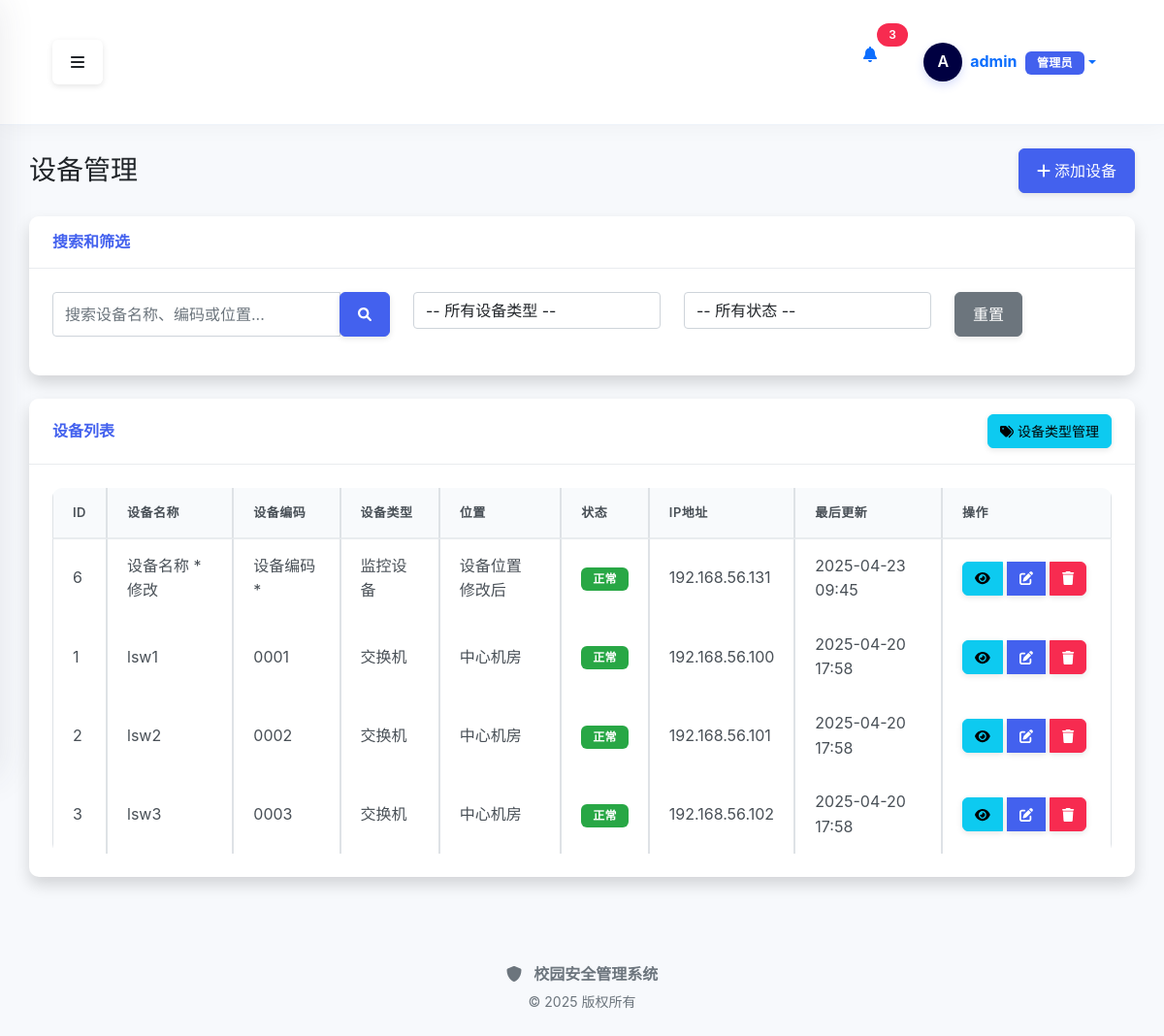
/device/ (signed in), run on the app's committed database.
### src/core/models.py (models this page shows, shortened)
class User(UserMixin, db.Model):
    __tablename__ = 'users'
    id = db.Column(db.Integer, primary_key=True)
    username = db.Column(db.String(64), unique=True, index=True, nullable=False)
    email = db.Column(db.String(120), unique=True, index=True, nullable=False)
    password_hash = db.Column(db.String(128), nullable=False)
    role_id = db.Column(db.Integer, db.ForeignKey('roles.id'))
    is_active = db.Column(db.Boolean, default=True)
    created_at = db.Column(db.DateTime, default=datetime.utcnow)
    updated_at = db.Column(db.DateTime, default=datetime.utcnow, onupdate=datetime.utcnow)
    role = db.relationship('Role', backref='users')
    @property
    def password(self):
        """密码不可读取"""
        raise AttributeError('密码不可读取')

### src/models/device.py (models this page shows, shortened)
class Device(BaseModel):
    __tablename__ = 'devices'
    __table_args__ = {'extend_existing': True}  # 确保可以扩展现有表
    id = db.Column(db.Integer, primary_key=True)
    name = db.Column(db.String(100), nullable=False)
    ip_address = db.Column(db.String(20), nullable=False)
    type_id = db.Column(db.Integer, db.ForeignKey('device_types.id'))
    location = db.Column(db.String(100))
    status = db.Column(db.String(20), default='正常')
    serial_number = db.Column(db.String(50), nullable=True)
    firmware_version = db.Column(db.String(50), nullable=True)
    device_code = db.Column(db.String(50), nullable=True, unique=True)
    mac_address = db.Column(db.String(20), nullable=True)
    manufacturer = db.Column(db.String(100), nullable=True)
    model = db.Column(db.String(100), nullable=True)
    purchase_date = db.Column(db.Date, nullable=True)
    warranty_period = db.Column(db.Integer, nullable=True)  # 保修期（月）
    notes = db.Column(db.Text, nullable=True)
    username = db.Column(db.String(50), default='admin', nullable=True)
    password = db.Column(db.String(100), default='admin123', nullable=True)
    port = db.Column(db.Integer, default=22, nullable=True)
    connection_protocol = db.Column(db.String(20), default='ssh', nullable=True)  # ssh, telnet, snmp

class DeviceType(BaseModel):
    __tablename__ = 'device_types'
    id = db.Column(db.Integer, primary_key=True)
    name = db.Column(db.String(50), nullable=False, unique=True)
    description = db.Column(db.String(200))
    devices = db.relationship('Device', backref='type', lazy=True)

### src/modules/device/routes.py (the view)
@device_bp.route('/')
@login_required
def index():
    page = request.args.get('page', 1, type=int)
    per_page = request.args.get('per_page', 10, type=int)
    search_query = request.args.get('search', '')
    device_type = request.args.get('type', '')
    status = request.args.get('status', '')
    query = Device.query
    if search_query:
        query = query.filter(
            (Device.name.like(f'%{search_query}%')) |
            (Device.device_code.like(f'%{search_query}%')) |
            (Device.location.like(f'%{search_query}%'))
        )
    if device_type:
        query = query.filter(Device.type_id == device_type)
    if status:
        query = query.filter(Device.status == status)
    query = query.options(joinedload(Device.type))
    pagination = query.order_by(desc(Device.updated_at)).paginate(
        page=page, per_page=per_page, error_out=False
    )
    devices = pagination.items
    device_types = DeviceType.query.all()
    status_options = db.session.query(Device.status).distinct().all()
    status_options = [status[0] for status in status_options if status[0]]  # 过滤掉空值
    if not status_options:
        status_options = ['正常', '维修中', '闲置', '报废']
    return render_template(
        'device/index.html',
        devices=devices,
        pagination=pagination,
        device_types=device_types,
        status_options=status_options,
        search_query=search_query,
        selected_type=device_type,
        selected_status=status
    )

### src/modules/policy/__init__.py (called while the page is built)
def init_app(app):
    app.register_blueprint(policy_bp)
    app.register_blueprint(policy_template_bp)
    app.register_blueprint(policy_deploy_bp)
    app.register_blueprint(policy_view_bp)
    global _template_directory_ensured
    if not _template_directory_ensured:
        from src.modules.policy.templates import ensure_template_directory
        ensure_template_directory()
        _template_directory_ensured = True
        app.logger.info("策略模板目录检查完成")
    @app.before_request
    def ensure_scheduler_running():
        from flask import g
        if not hasattr(g, 'scheduler_started'):
            with app.app_context():
                scheduler = get_scheduler()
                if scheduler.enabled and not scheduler.running:
                    scheduler.start()
            g.scheduler_started = True

### src/modules/policy/services/policy_sync_scheduler.py (called while the page is built)
def get_scheduler() -> PolicySyncScheduler:
    global _scheduler_instance
    if _scheduler_instance is None:
        _scheduler_instance = PolicySyncScheduler()
    return _scheduler_instance

### src/modules/device/templates/device/index.html (shortened to what this page needs)
{% extends "base.html" %}
{% block content %}
<div class="container-fluid">
    <div class="d-flex justify-content-between align-items-center mb-4">
        <h1 class="h3 mb-0 text-gray-800">设备管理</h1>
        <a href="{{ url_for('device.add') }}" class="btn btn-primary">
            <i class="fas fa-plus"></i> 添加设备
        </a>
    </div>
    <div class="card shadow mb-4">
        <div class="card-header py-3">
            <h6 class="m-0 font-weight-bold text-primary">搜索和筛选</h6>
        </div>
        <div class="card-body">
            <form method="get" action="{{ url_for('device.index') }}">
                <div class="row">
                    <div class="col-md-4 mb-3">
                        <div class="input-group">
                            <input type="text" class="form-control" placeholder="搜索设备名称、编码或位置..."
                                   name="search" value="{{ search_query }}">
                            <div class="input-group-append">
                                <button class="btn btn-primary" type="submit" aria-label="搜索" title="搜索">
                                    <i class="fas fa-search fa-sm"></i>
                                </button>
                            </div>
                        </div>
                    </div>
                    <div class="col-md-3 mb-3">
                        <select class="form-control" name="type" onchange="this.form.submit()"
                                aria-label="设备类型筛选" title="设备类型筛选">
                            <option value="">-- 所有设备类型 --</option>
                        </select>
                    </div>
                    <div class="col-md-3 mb-3">
                        <select class="form-control" name="status" onchange="this.form.submit()"
                                aria-label="设备状态筛选" title="设备状态筛选">
                            <option value="">-- 所有状态 --</option>
                        </select>
                    </div>
                    <div class="col-md-2 mb-3">
                        <a href="{{ url_for('device.index') }}" class="btn btn-secondary btn-block">
                            重置
                        </a>
                    </div>
                </div>
            </form>
        </div>
    </div>
    <div class="card shadow mb-4">
        <div class="card-header py-3 d-flex justify-content-between align-items-center">
            <h6 class="m-0 font-weight-bold text-primary">设备列表</h6>
            <a href="{{ url_for('device.types') }}" class="btn btn-info btn-sm">
                <i class="fas fa-tags"></i> 设备类型管理
            </a>
        </div>
        <div class="card-body">
            <div class="table-responsive">
                <table class="table table-bordered" width="100%" cellspacing="0">
                    <thead>
                        <tr>
                            <th>ID</th>
                            <th>设备名称</th>
                            <th>设备编码</th>
                            <th>设备类型</th>
                            <th>位置</th>
                            <th>状态</th>
                            <th>IP地址</th>
                            <th>最后更新</th>
                            <th>操作</th>
                        </tr>
                    </thead>
                    <tbody>
                        {% if devices %}
                            {% for device in devices %}
                            <tr>
                                <td>{{ device.id }}</td>
                                <td>{{ device.name }}</td>
                                <td>{{ device.device_code }}</td>
                                <td>{{ device.type.name if device.type else '-' }}</td>
                                <td>{{ device.location or '-' }}</td>
                                <td>
                                    {% if device.status == '正常' %}
                                    <span class="badge badge-success" style="display: inline-block !important; visibility: visible !important; color: white !important; background-color: #28a745 !important;">正常</span>
                                    {% elif device.status == '维修中' %}
                                    <span class="badge badge-warning" style="display: inline-block !important; visibility: visible !important; color: white !important; background-color: #ffc107 !important;">维修中</span>
                                    {% elif device.status == '报废' %}
                                    <span class="badge badge-danger" style="display: inline-block !important; visibility: visible !important; color: white !important; background-color: #dc3545 !important;">报废</span>
                                    {% elif device.status == '闲置' %}
                                    <span class="badge badge-info" style="display: inline-block !important; visibility: visible !important; color: white !important; background-color: #17a2b8 !important;">闲置</span>
                                    {% else %}
                                    <span class="badge badge-secondary" style="display: inline-block !important; visibility: visible !important; color: white !important; background-color: #6c757d !important;">{{ device.status or '未知' }}</span>
                                    {% endif %}
                                </td>
                                <td>{{ device.ip_address or '-' }}</td>
                                <td>{{ device.updated_at.strftime('%Y-%m-%d %H:%M') if device.updated_at else '-' }}</td>
                                <td>
                                    <div class="btn-group">
                                        <a href="{{ url_for('device.view', device_id=device.id) }}"
                                           class="btn btn-info btn-sm" title="查看详情">
                                            <i class="fas fa-eye"></i>
                                        </a>
                                        <a href="{{ url_for('device.edit', device_id=device.id) }}"
                                           class="btn btn-primary btn-sm" title="编辑">
                                            <i class="fas fa-edit"></i>
                                        </a>
                                        <button type="button" class="btn btn-danger btn-sm"
                                                onclick="confirmDelete('{{ device.id }}', '{{ device.name }}')" title="删除">
                                            <i class="fas fa-trash"></i>
                                        </button>
                                    </div>
                                </td>
                            </tr>
                            {% endfor %}
                        {% else %}
                            <tr>
                                <td colspan="9" class="text-center">没有找到设备记录</td>
                            </tr>
                        {% endif %}
                    </tbody>
                </table>
            </div>
        </div>
    </div>
</div>
{% endblock %}

### src/templates/base.html (shortened to what this page needs)
<!DOCTYPE html>
<html lang="zh-CN">
<head>
    <link href="https://cdn.jsdelivr.net/npm/bootstrap@5.1.3/dist/css/bootstrap.min.css" rel="stylesheet">
    <link rel="stylesheet" href="https://cdnjs.cloudflare.com/ajax/libs/font-awesome/6.0.0/css/all.min.css">
    <link rel="stylesheet" href="{{ url_for('static', filename='css/style.css') }}?v={{ range(1, 10000) | random }}">
</head>
<body>
    <div class="d-flex" id="wrapper">
        <div id="page-content-wrapper">
            <nav class="navbar navbar-expand-lg navbar-light top-navbar">
                <div class="container-fluid">
                    <button class="btn" id="menu-toggle" aria-label="切换侧边栏">
                        <i class="fas fa-bars"></i>
                    </button>
                    <div class="d-flex ms-auto">
                        {% if current_user.is_authenticated %}
                        <div class="nav-item dropdown me-3">
                            <a class="nav-link position-relative" href="#" id="notificationsDropdown" role="button" data-bs-toggle="dropdown" aria-expanded="false">
                                <i class="fas fa-bell"></i>
                                <span class="position-absolute top-0 start-100 translate-middle badge rounded-pill bg-danger">
                                    3
                                </span>
                            </a>
                        </div>
                        <div class="nav-item dropdown user-dropdown">
                            <a class="nav-link dropdown-toggle d-flex align-items-center" href="#" id="navbarDropdown" role="button" data-bs-toggle="dropdown" aria-expanded="false">
                                <div class="user-avatar-container me-2">
                                    <div class="user-avatar-circle">
                                        <span class="avatar-text">{{ current_user.username[0]|upper }}</span>
                                    </div>
                                </div>
                                <div class="user-info d-none d-md-block">
                                    <span class="fw-bold">{{ current_user.username }}</span>
                                    <span class="badge bg-primary ms-1">{{ current_user.role or ('管理员' if current_user.is_admin else '用户') }}</span>
                                </div>
                            </a>
                        </div>
                        {% else %}
                        <div class="nav-item">
                            <a class="btn btn-primary btn-sm" href="{{ url_for('auth.login') }}">
                                <i class="fas fa-sign-in-alt me-1"></i>登录
                            </a>
                        </div>
                        {% endif %}
                    </div>
                </div>
            </nav>
            <div class="content-container">
                {% block content %}{% endblock %}
            </div>
            <footer class="footer mt-auto py-3">
                <div class="container-fluid text-center text-muted">
                    <div class="footer-brand mb-1">
                        <i class="fas fa-shield-alt me-2"></i>
                        <span class="fw-bold">校园安全管理系统</span>
                    </div>
                    <p class="small mb-0">© 2025 版权所有</p>
                </div>
            </footer>
        </div>
    </div>
</body>
</html>

### data on the page
User: username "A", username "admin", role+is_admin "管理员"
Device: id "6", name "设备名称 *修改", device_code "设备编码 *", type "监控设备", location "设备位置 修改后", status "正常", ip_address "192.168.56.131", updated_at "2025-04-23 09:45"
Device: id "1", name "lsw1", device_code "0001", type "交换机", location "中心机房", status "正常", ip_address "192.168.56.100", updated_at "2025-04-20 17:58"
Device: id "2", name "lsw2", device_code "0002", type "交换机", location "中心机房", status "正常", ip_address "192.168.56.101", updated_at "2025-04-20 17:58"
Device: id "3", name "lsw3", device_code "0003", type "交换机", location "中心机房", status "正常", ip_address "192.168.56.102", updated_at "2025-04-20 17:58"
